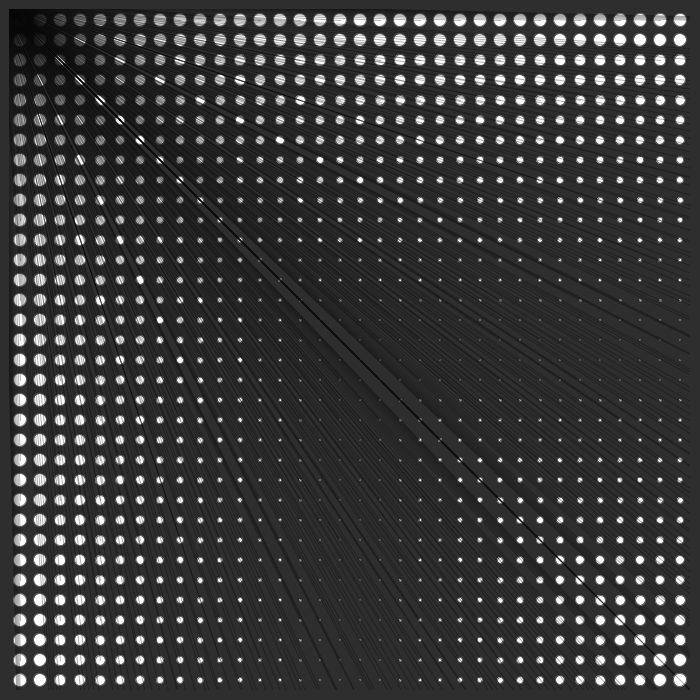
Frame 1 (no input)
Frame 60 (the mouse pressed at the canvas centre just before this capture): identical to frame 1, image omitted
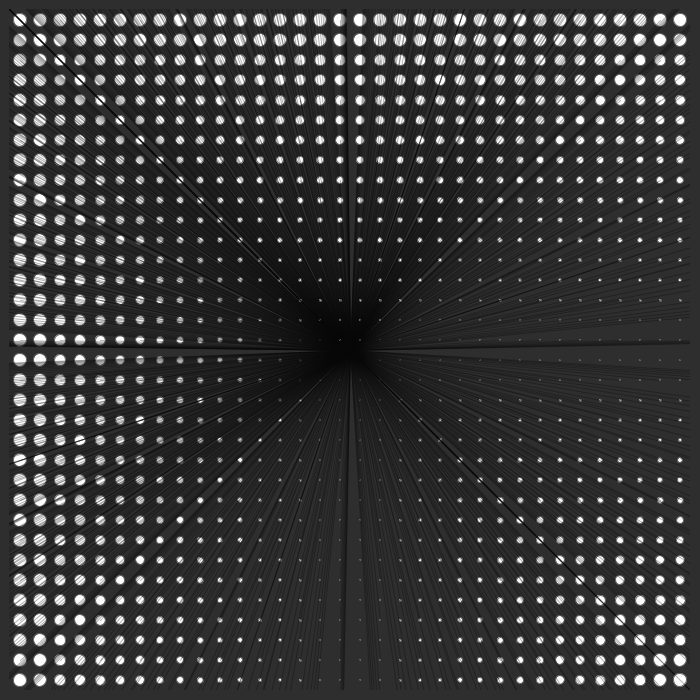
Frame 120 (the mouse held since frame 60 and released just before this capture)

The Processing sketch that drew these frames (run headless with seeded random() and noise(); from frame 60 on, the mouse is pressed at the canvas centre):

// Processing sketch: processing_72821
// ── processing_72821.pde

void setup() {
size(700, 700);
background(46, 46, 46);
smooth();
frameRate (9);
}

void draw () {
background(46, 46, 46);

//circles & lines
for (int y = 20; y <= height-20; y+= 20) {
  for (int x = 20; x <= width-20; x += 20) {
    //white circles
    fill(255);
    stroke(102);
    ellipse (x + y - 20, y, 14 - y/25.0, 14 - y/25.0);
    ellipse (y, x + y - 20, 14 - y/25.0, 14 - y/25.0);
    
    //lines towards mouse
    stroke(5, 5, 5, 80);
    line(x * 2 - 500, y * 2 - 500, mouseX, mouseY);
    
    //clean border
    fill(46, 46, 46);
    noStroke();
    rect(0, 690, width, 20);
    rect(690, 0, 20, height);
    rect(0, 0, 9, height);
    rect(0, 0,   width, 9);
     }
  }
}
